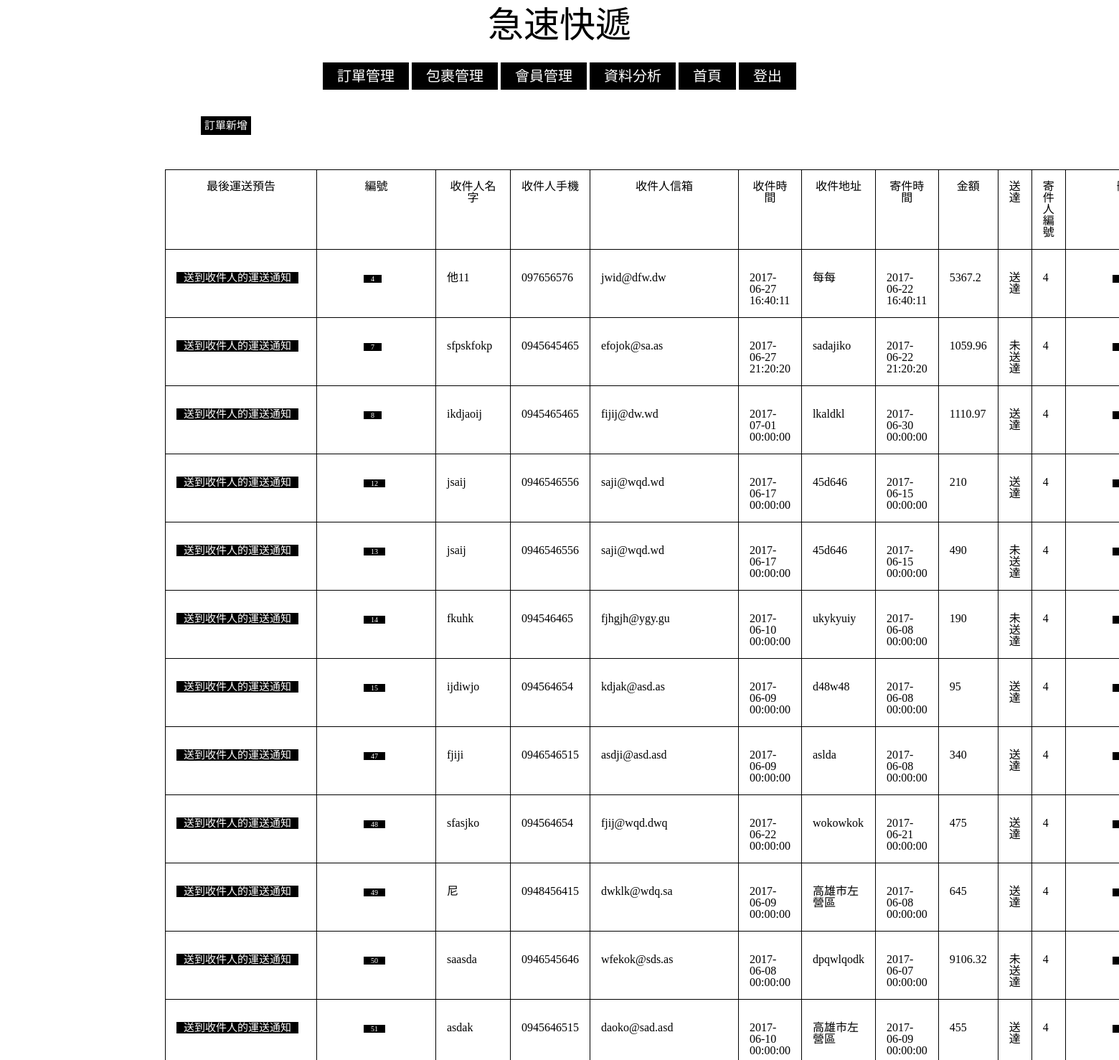
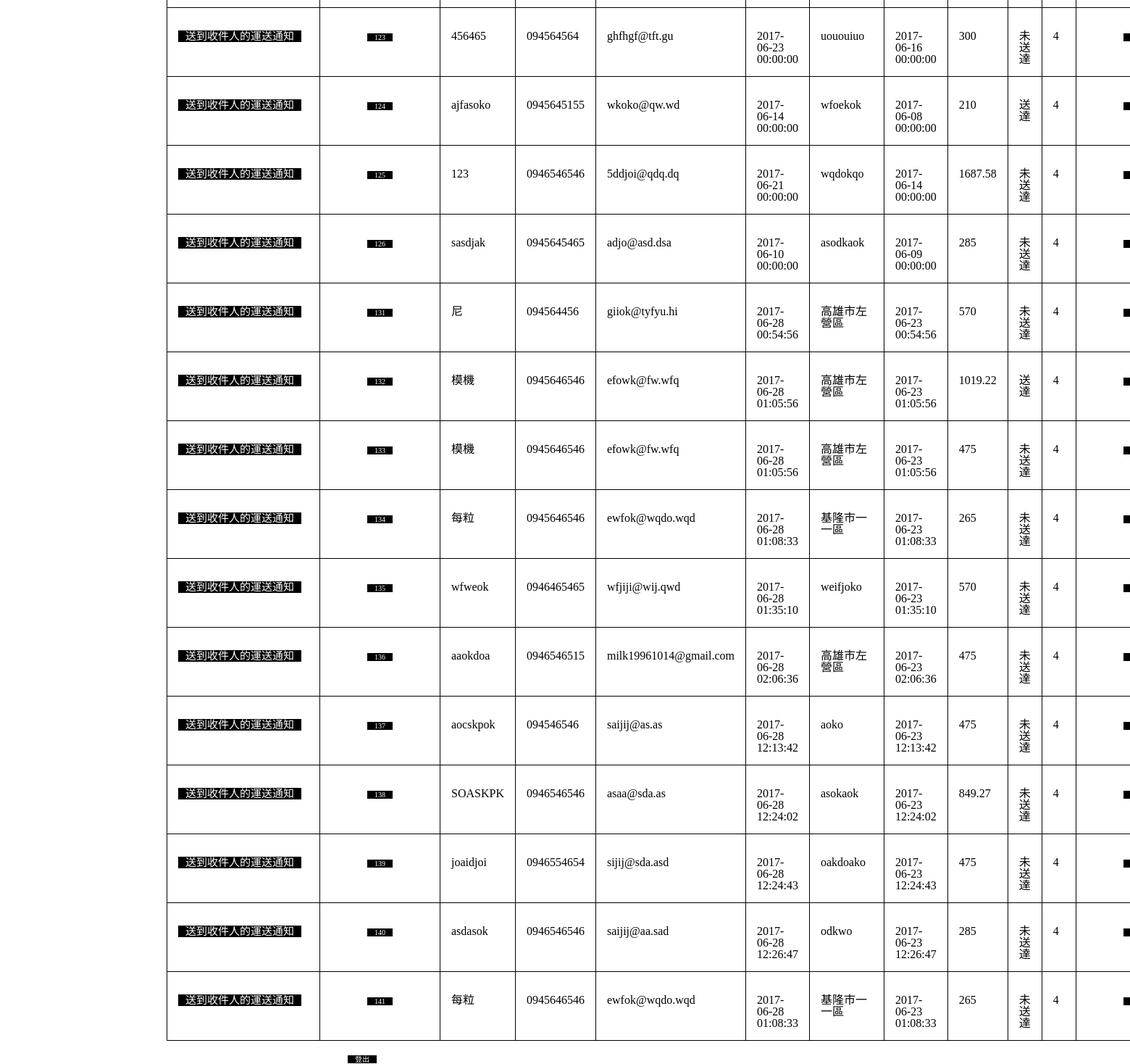
Page /actioniupdate_m.php (signed in) on the earlier database version (2 pictures, top to bottom).
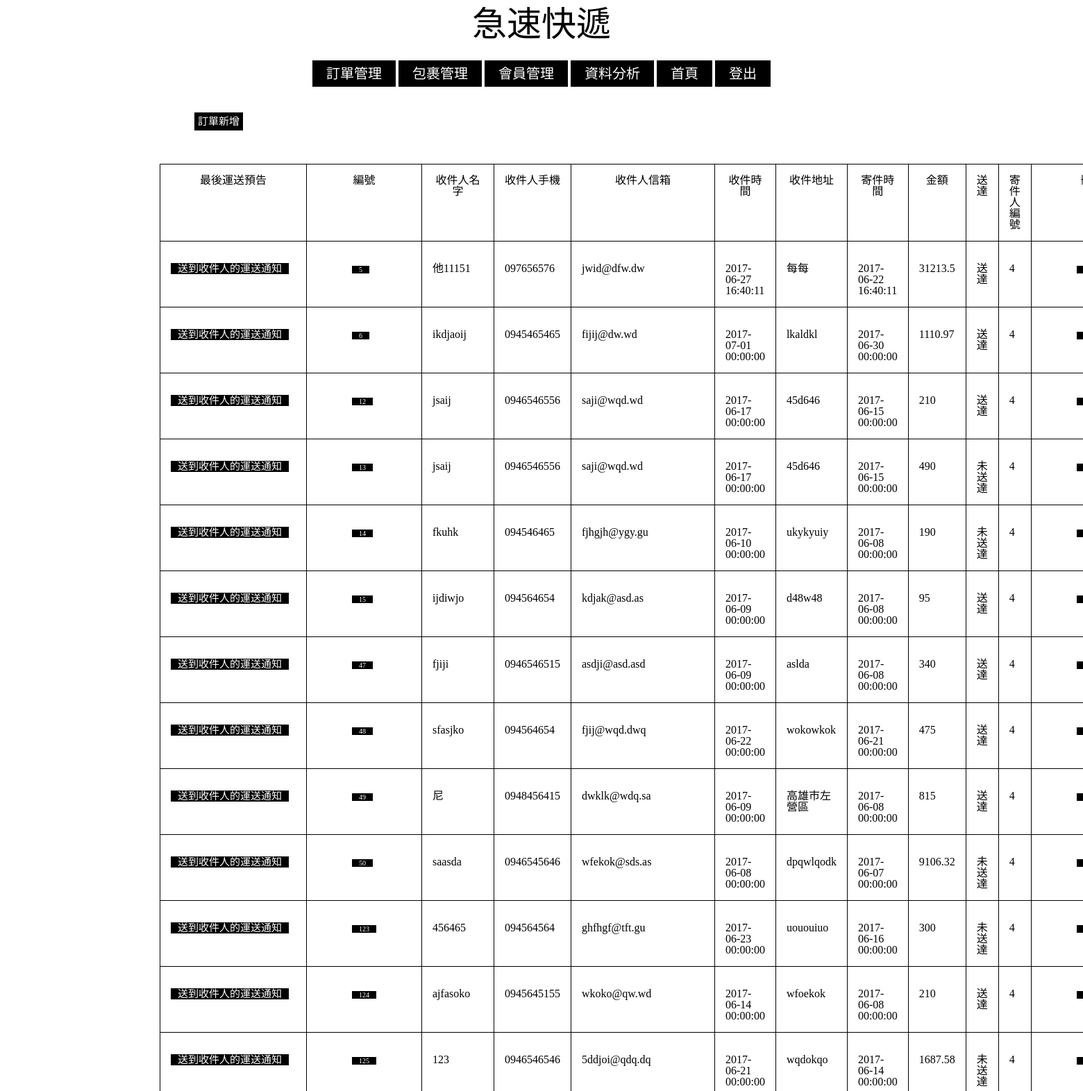
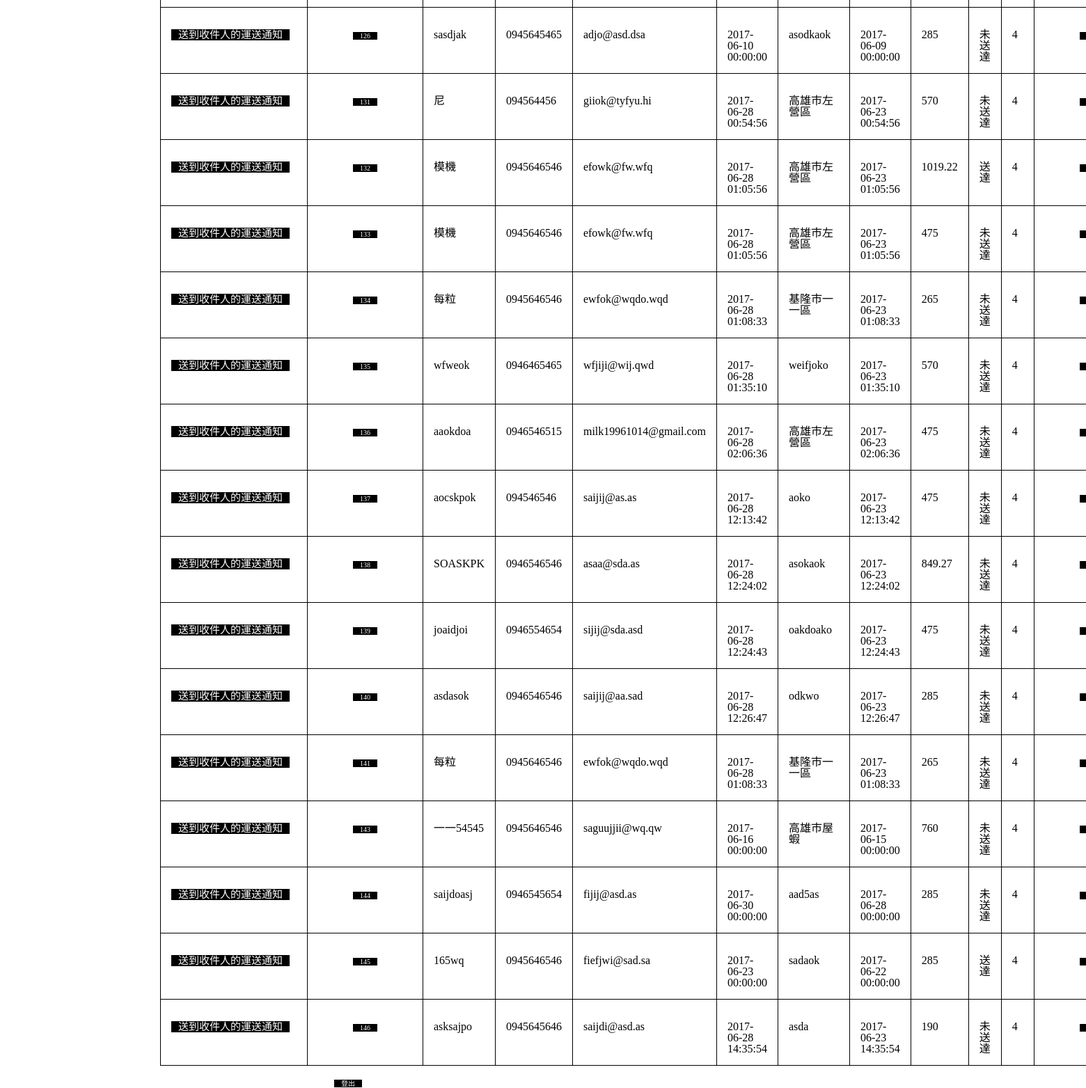
Same page on the later database version (2 pictures, top to bottom).
### tables this page shows
CREATE TABLE `invoice` (
  `inv_id` int(11) NOT NULL,
  `receiver_name` varchar(15) NOT NULL,
  `receiver_phone` varchar(10) NOT NULL,
  `receiver_email` varchar(35) NOT NULL,
  `arrive_time` datetime NOT NULL,
  `arrive_address` varchar(35) NOT NULL,
  `send_time` datetime NOT NULL,
  `total_price` float DEFAULT NULL,
  `if_success` int(1) DEFAULT NULL,
  `mem_id` int(11) NOT NULL
);

### actioniupdate_m.php (the view, shortened to what this page needs)
<!DOCTYPE html>
<html>
<head>
    <link rel="stylesheet" href="manager.css">
</head>
    <body>
    <h1>急速快遞</h1> <br/>
<?php
include("config.php");
if (empty($_SESSION["loginsession"])) { ?>
	<div class = "menu">
            <a href="Service.php">商品服務</a>
            <a href="send.php">寄件</a>
            <a href="recive.php">收件</a>
            <a href="search.php">查詢</a>
            <a href="account.php">帳號</a>
    </div>
<?php
	echo "<br/><br/><h2>請先登入會員!!!</h2>";
	header("refresh:3;url = login.php");
} else {
$account = $_SESSION["loginsession"];
$sql = "SELECT manager_right FROM member WHERE mem_account_num = '$account'";
$result = mysqli_query($link, $sql);
$row = mysqli_fetch_array($result);
	   if($row["manager_right"] == 0) { ?>
	   <div class = "menu">
            <a href="Service.php">商品服務</a>
            <a href="send.php">寄件</a>
            <a href="recive.php">收件</a>
            <a href="search.php">查詢</a>
            <a href="account.php">帳號</a>
            <a href="logout.php">登出</a>
       </div>
<?php
	echo "<br/><br/><h2>權限不夠!!!</h2>";
	header("refresh:3;url = index.php");
	}
	else{?>
	<div class = "menu">
        <a href = "invoice_list.php">訂單管理</a>
        <a href = "package_list.php">包裹管理</a>
        <a href = "list_m.php">會員管理</a>
        <a href = "analysis_m.php">資料分析</a>
        <a href="index.php">首頁</a>
         <a href="logout.php">登出</a>
    </div>
	<div class = "table">
	<h2>
    	<a href = "insert_invoice_m.php">訂單新增</a>
    </h2>
    </div>
<?php
mysqli_query($link,"SET NAMES 'UTF8'");
        $result = mysqli_query($link, "SELECT * FROM invoice order by inv_id");
        echo "<table border=1>";
        echo "<thead>";
        echo "<tr>";
        echo "<th>最後運送預告</th>";
        echo "<th>編號</th>";
        echo "<th>收件人名字</th>";
        echo "<th>收件人手機</th>";
        echo "<th>收件人信箱</th>";
        echo "<th>收件時間</th>";
        echo "<th>收件地址</th>";
        echo "<th>寄件時間</th>";
        echo "<th>金額</th>";
        echo "<th>送達</th>";
        echo "<th>寄件人編號</th>";
        echo "<th>刪除</th>";
        echo "</tr>";
        echo "</thead>";
        while($row = mysqli_fetch_assoc($result)){
	        echo "<tr>";
        	echo "<td>";
	        $id = $row["inv_id"];
        	echo "<div class = 'mail'><h2><a href='send_email.php?inv_id=$id&factor=manager'>送到收件人的運送通知</a></h2></div>";
        	echo "</td><td>";
	        echo "<a href = 'search_by_invoice.php?inv_id=$id'>".$row["inv_id"]."</a>";
        	echo "</td><td>";
        	echo $row["receiver_name"];
        	echo "</td><td>";
        	echo $row["receiver_phone"];
        	echo "</td><td>";
        	echo $row["receiver_email"];
            echo "</td><td>";
        	echo $row["arrive_time"];
            echo "</td><td>";
        	echo $row["arrive_address"];
            echo "</td><td>";
        	echo $row["send_time"];
            echo "</td><td>";
        	echo $row["total_price"];
            if($row["if_success"]<1)
			{
				echo "<td>未送達</td>";
			}
			else
			{
				echo "<td>送達</td>";
			}
            echo "</td><td>";
        	echo $row["mem_id"];
        	echo "</td>";
        	echo "<td>";
        	echo "<a href = 'idelete_m.php?inv_id=$id'>delete</a>";
        	echo "</td>";
        	echo "</tr>";
        }
		echo "</table><br/>";
		echo "<a href = 'logout.php'>登出</a>";
	}
}
        ?>
</body>
</html>

Differences in the rows shown:
removed invoice: inv_id "4", receiver_name "他11", receiver_phone "097656576", receiver_email "jwid@dfw.dw", arrive_time "2017-06-27 16:40:11", arrive_address "每每", send_time "2017-06-22 16:40:11", total_price "5367.2", if_success "送達", mem "4"
removed invoice: inv_id "7", receiver_name "sfpskfokp", receiver_phone "0945645465", receiver_email "efojok@sa.as", arrive_time "2017-06-27 21:20:20", arrive_address "sadajiko", send_time "2017-06-22 21:20:20", total_price "1059.96", if_success "未送達", mem "4"
removed invoice: inv_id "8", receiver_name "ikdjaoij", receiver_phone "0945465465", receiver_email "fijij@dw.wd", arrive_time "2017-07-01 00:00:00", arrive_address "lkaldkl", send_time "2017-06-30 00:00:00", total_price "1110.97", if_success "送達", mem "4"
removed invoice: inv_id "51", receiver_name "asdak", receiver_phone "0945646515", receiver_email "daoko@sad.asd", arrive_time "2017-06-10 00:00:00", arrive_address "高雄市左營區", send_time "2017-06-09 00:00:00", total_price "455", if_success "送達", mem "4"
added invoice: inv_id "5", receiver_name "他11151", receiver_phone "097656576", receiver_email "jwid@dfw.dw", arrive_time "2017-06-27 16:40:11", arrive_address "每每", send_time "2017-06-22 16:40:11", total_price "31213.5", if_success "送達", mem "4"
added invoice: inv_id "6", receiver_name "ikdjaoij", receiver_phone "0945465465", receiver_email "fijij@dw.wd", arrive_time "2017-07-01 00:00:00", arrive_address "lkaldkl", send_time "2017-06-30 00:00:00", total_price "1110.97", if_success "送達", mem "4"
changed invoice "dwklk@wdq.sa": total_price "645" → "815"
added invoice: inv_id "143", receiver_name "一一54545", receiver_phone "0945646546", receiver_email "saguujjii@wq.qw", arrive_time "2017-06-16 00:00:00", arrive_address "高雄市屋蝦", send_time "2017-06-15 00:00:00", total_price "760", if_success "未送達", mem "4"
added invoice: inv_id "144", receiver_name "saijdoasj", receiver_phone "0946545654", receiver_email "fijij@asd.as", arrive_time "2017-06-30 00:00:00", arrive_address "aad5as", send_time "2017-06-28 00:00:00", total_price "285", if_success "未送達", mem "4"
added invoice: inv_id "145", receiver_name "165wq", receiver_phone "0945646546", receiver_email "fiefjwi@sad.sa", arrive_time "2017-06-23 00:00:00", arrive_address "sadaok", send_time "2017-06-22 00:00:00", total_price "285", if_success "送達", mem "4"
added invoice: inv_id "146", receiver_name "asksajpo", receiver_phone "0945645646", receiver_email "saijdi@asd.as", arrive_time "2017-06-28 14:35:54", arrive_address "asda", send_time "2017-06-23 14:35:54", total_price "190", if_success "未送達", mem "4"
